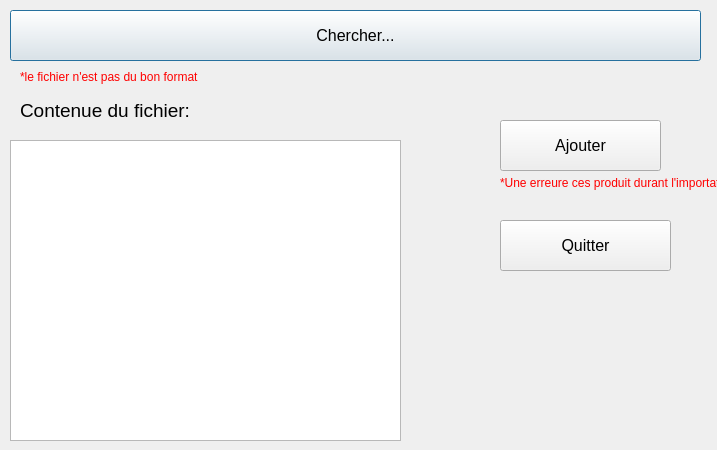
<?xml version="1.0" encoding="UTF-8"?>
<ui version="4.0">
 <class>Dialog</class>
 <widget class="QDialog" name="Dialog">
  <property name="geometry">
   <rect>
    <x>0</x>
    <y>0</y>
    <width>717</width>
    <height>450</height>
   </rect>
  </property>
  <property name="windowTitle">
   <string>Dialog</string>
  </property>
  <widget class="QPushButton" name="pushButton_recherche_deserialisation_animaux">
   <property name="geometry">
    <rect>
     <x>10</x>
     <y>10</y>
     <width>691</width>
     <height>51</height>
    </rect>
   </property>
   <property name="font">
    <font>
     <pointsize>12</pointsize>
    </font>
   </property>
   <property name="text">
    <string>Chercher...</string>
   </property>
  </widget>
  <widget class="QPushButton" name="pushButton_quitter_deserialisation_animaux">
   <property name="geometry">
    <rect>
     <x>500</x>
     <y>220</y>
     <width>171</width>
     <height>51</height>
    </rect>
   </property>
   <property name="font">
    <font>
     <pointsize>12</pointsize>
    </font>
   </property>
   <property name="text">
    <string>Quitter</string>
   </property>
  </widget>
  <widget class="QTextBrowser" name="textBrowser_deserialisation_animaux">
   <property name="geometry">
    <rect>
     <x>10</x>
     <y>140</y>
     <width>391</width>
     <height>301</height>
    </rect>
   </property>
  </widget>
  <widget class="QPushButton" name="pushButton_ajouter_deserialisation_animaux">
   <property name="geometry">
    <rect>
     <x>500</x>
     <y>120</y>
     <width>161</width>
     <height>51</height>
    </rect>
   </property>
   <property name="font">
    <font>
     <pointsize>12</pointsize>
    </font>
   </property>
   <property name="text">
    <string>Ajouter</string>
   </property>
  </widget>
  <widget class="QLabel" name="label_importation_erreure_deserialisation_animaux">
   <property name="geometry">
    <rect>
     <x>500</x>
     <y>170</y>
     <width>411</width>
     <height>41</height>
    </rect>
   </property>
   <property name="text">
    <string>&lt;html&gt;&lt;head/&gt;&lt;body&gt;&lt;p&gt;&lt;span style=&quot; color:#ff0000;&quot;&gt;*Une erreure ces produit durant l'importation&lt;/span&gt;&lt;br/&gt;&lt;/p&gt;&lt;/body&gt;&lt;/html&gt;</string>
   </property>
  </widget>
  <widget class="QLabel" name="label_fichier_titre_deserialisation_animaux">
   <property name="geometry">
    <rect>
     <x>20</x>
     <y>100</y>
     <width>191</width>
     <height>21</height>
    </rect>
   </property>
   <property name="font">
    <font>
     <pointsize>14</pointsize>
    </font>
   </property>
   <property name="text">
    <string>Contenue du fichier:</string>
   </property>
  </widget>
  <widget class="QLabel" name="label_selection_erreure_deserialisation_animaux">
   <property name="geometry">
    <rect>
     <x>20</x>
     <y>70</y>
     <width>411</width>
     <height>41</height>
    </rect>
   </property>
   <property name="text">
    <string>&lt;html&gt;&lt;head/&gt;&lt;body&gt;&lt;p&gt;&lt;span style=&quot; color:#ff0000;&quot;&gt;*le fichier n'est pas du bon format&lt;/span&gt;&lt;/p&gt;&lt;p&gt;&lt;br/&gt;&lt;/p&gt;&lt;/body&gt;&lt;/html&gt;</string>
   </property>
  </widget>
 </widget>
 <resources/>
 <connections/>
</ui>
